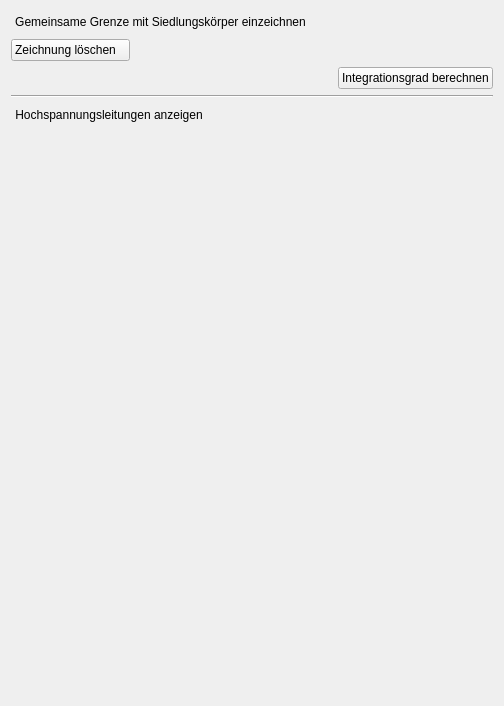
      <widget class="QWidget" name="page_2">
       <property name="geometry">
        <rect>
         <x>0</x>
         <y>0</y>
         <width>504</width>
         <height>706</height>
        </rect>
       </property>
       <attribute name="label">
        <string>integrierte Lage</string>
       </attribute>
       <layout class="QGridLayout" name="gridLayout_4">
        <item row="7" column="1">
         <spacer name="verticalSpacer_2">
          <property name="orientation">
           <enum>Qt::Vertical</enum>
          </property>
          <property name="sizeHint" stdset="0">
           <size>
            <width>20</width>
            <height>40</height>
           </size>
          </property>
         </spacer>
        </item>
        <item row="0" column="0">
         <widget class="QPushButton" name="pushButton_27">
          <property name="sizePolicy">
           <sizepolicy hsizetype="Fixed" vsizetype="Fixed">
            <horstretch>0</horstretch>
            <verstretch>0</verstretch>
           </sizepolicy>
          </property>
          <property name="text">
           <string>Gemeinsame Grenze mit Siedlungskörper einzeichnen</string>
          </property>
          <property name="icon">
           <iconset>
            <normaloff>../../images/edit.png</normaloff>../../images/edit.png</iconset>
          </property>
          <property name="checkable">
           <bool>true</bool>
          </property>
          <property name="autoExclusive">
           <bool>false</bool>
          </property>
          <property name="flat">
           <bool>true</bool>
          </property>
         </widget>
        </item>
        <item row="0" column="1">
         <spacer name="horizontalSpacer">
          <property name="orientation">
           <enum>Qt::Horizontal</enum>
          </property>
          <property name="sizeHint" stdset="0">
           <size>
            <width>40</width>
            <height>20</height>
           </size>
          </property>
         </spacer>
        </item>
        <item row="1" column="0">
         <widget class="QPushButton" name="pushButton_28">
          <property name="sizePolicy">
           <sizepolicy hsizetype="Fixed" vsizetype="Fixed">
            <horstretch>0</horstretch>
            <verstretch>0</verstretch>
           </sizepolicy>
          </property>
          <property name="text">
           <string>Zeichnung löschen   </string>
          </property>
          <property name="checkable">
           <bool>false</bool>
          </property>
          <property name="autoExclusive">
           <bool>false</bool>
          </property>
          <property name="flat">
           <bool>false</bool>
          </property>
         </widget>
        </item>
        <item row="4" column="0" colspan="2">
         <widget class="Line" name="line">
          <property name="orientation">
           <enum>Qt::Horizontal</enum>
          </property>
         </widget>
        </item>
        <item row="5" column="0">
         <widget class="QPushButton" name="pushButton_30">
          <property name="sizePolicy">
           <sizepolicy hsizetype="Fixed" vsizetype="Fixed">
            <horstretch>0</horstretch>
            <verstretch>0</verstretch>
           </sizepolicy>
          </property>
          <property name="layoutDirection">
           <enum>Qt::LeftToRight</enum>
          </property>
          <property name="text">
           <string>Hochspannungsleitungen anzeigen</string>
          </property>
          <property name="icon">
           <iconset>
            <normaloff>../../images/181112_Icons_toggle_visibility_off.png</normaloff>
            <normalon>../../images/181112_Icons_toggle_visibility_on.png</normalon>
            <disabledon>../../images/181112_Icons_toggle_visibility_on.png</disabledon>../../images/181112_Icons_toggle_visibility_off.png</iconset>
          </property>
          <property name="checkable">
           <bool>true</bool>
          </property>
          <property name="flat">
           <bool>true</bool>
          </property>
         </widget>
        </item>
        <item row="3" column="0" colspan="2">
         <widget class="QPushButton" name="pushButton_29">
          <property name="sizePolicy">
           <sizepolicy hsizetype="Fixed" vsizetype="Fixed">
            <horstretch>0</horstretch>
            <verstretch>0</verstretch>
           </sizepolicy>
          </property>
          <property name="layoutDirection">
           <enum>Qt::RightToLeft</enum>
          </property>
          <property name="text">
           <string>Integrationsgrad berechnen</string>
          </property>
         </widget>
        </item>
       </layout>
      </widget>
